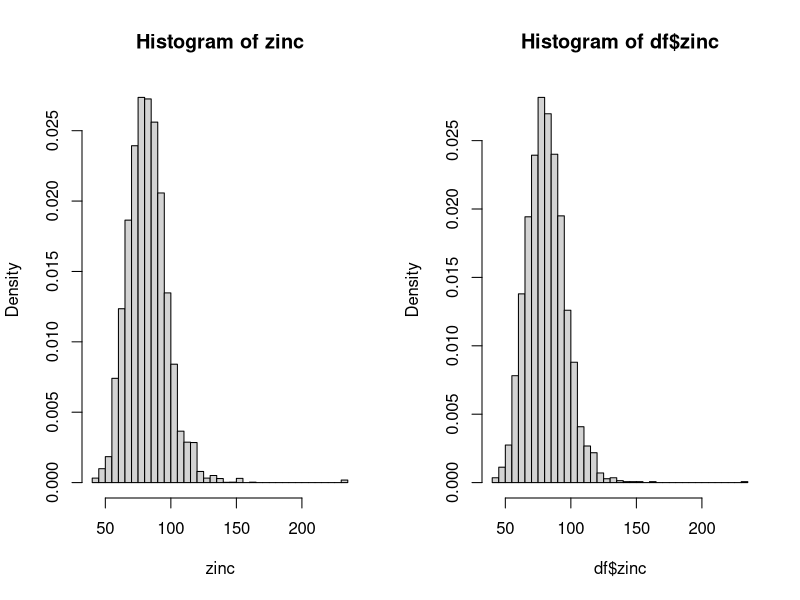
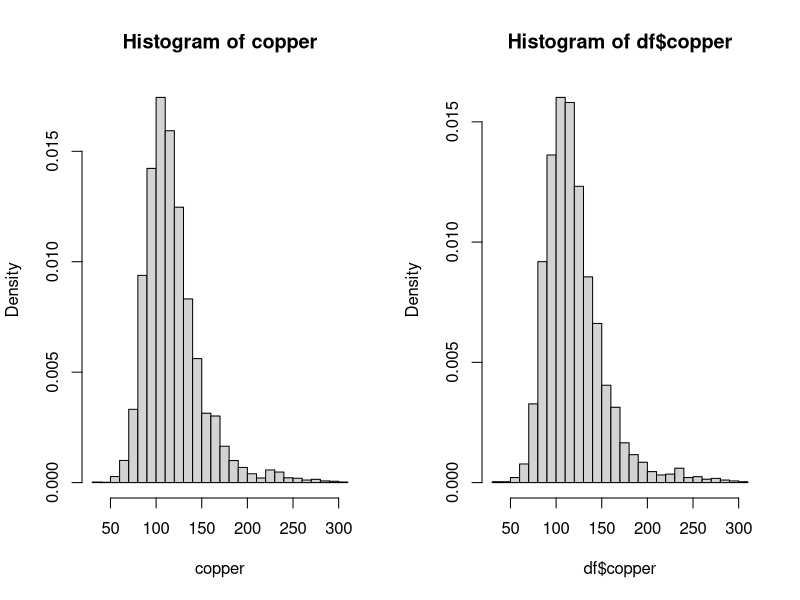
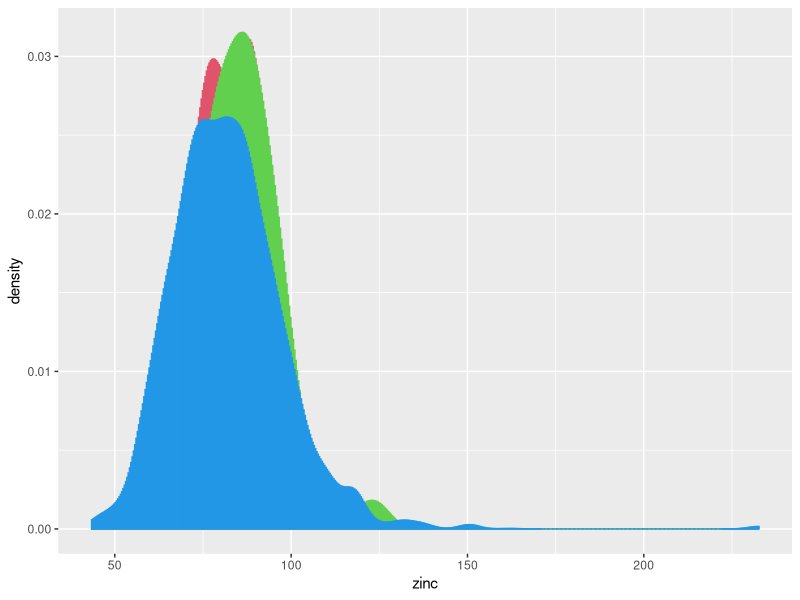
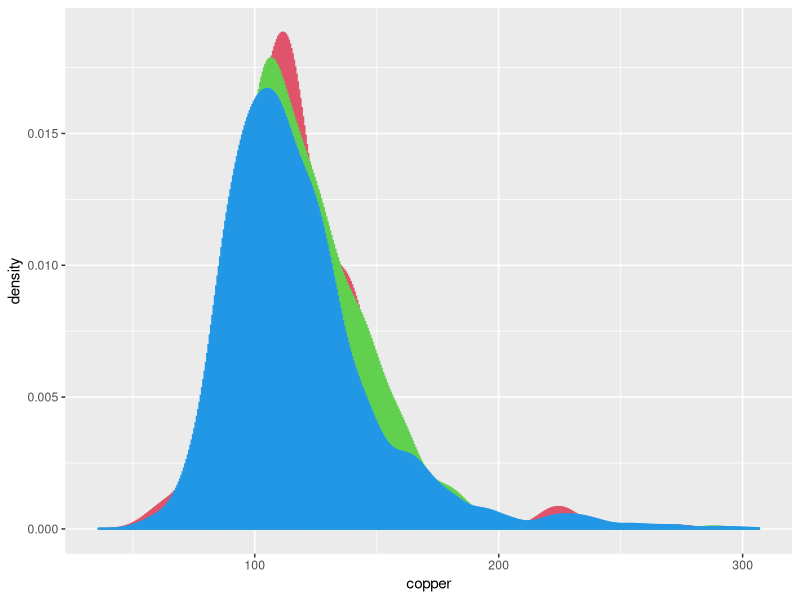

Generate these figures, in order, with R: (Note: this script raises an error after producing the figures.)
## ---- chunk 1
library(foreign)
library(survey)
library(tidyverse)
library(stringr)
library(ggplot2)
## ---- chunk 2
# grabbing our finalized data sheet from generated from our processing script earlier
df <- read.csv("../Data/processed_metal_data.csv")
## ---- chunk 3
# setting a var to factor and removing the csv artifact column
df$tinnitus_type <- as.factor(df$tinnitus_type)
df <- select(df, -X)
## ---- chunk 4
tinnitus_design <- svydesign(data = df, id = ~psu, strata = ~stratum, weights = ~combined_subsample_weight, nest = TRUE)
## ---- chunk 5
# proof of concept
#ggplot() +
#  geom_histogram(data = df[df$tinnitus_type == 1,], mapping = aes(x = zinc)) +
#  geom_histogram(data = df[df$tinnitus_type == 2,], mapping = aes(x = zinc)) +
#  geom_histogram(data = df[df$tinnitus_type == 3,], mapping = aes(x = zinc))
## ---- chunk 6
lmzn <- svyglm(zinc ~ tinnitus_type + age_group + ethnicity + sex, design = tinnitus_design)
summary(lmzn)

lmcu <- svyglm(copper ~ tinnitus_type + age_group + ethnicity + sex, design = tinnitus_design)
summary(lmcu)
## ---- chunk 7
par(mfrow = c(1, 2))
svyhist(~zinc, design = tinnitus_design, breaks = 30)
hist(df$zinc, freq = FALSE, breaks = 30)

par(mfrow = c(1, 2))
svyhist(~copper, design = tinnitus_design, breaks = 30)
hist(df$copper, freq = FALSE, breaks = 30)

weight <- df$combined_subsample_weight

ct <- filter(df, tinnitus_type == 1)
at <- filter(df, tinnitus_type == 2)
nt <- filter(df, tinnitus_type == 3)

ctweight <- ct$combined_subsample_weight
atweight <- at$combined_subsample_weight
ntweight <- nt$combined_subsample_weight

ggplot() +
  geom_histogram(data = ct, mapping = aes(x = zinc, weight = ctweight), stat = "density", color = 2, alpha = .7) +
  geom_histogram(data = at, mapping = aes(x = zinc, weight = atweight), stat = "density", color = 3, alpha = .7) +
  geom_histogram(data = nt, mapping = aes(x = zinc, weight = ntweight), stat = "density", color = 4, alpha = .7)

ggplot() +
  geom_histogram(data = ct, mapping = aes(x = copper, weight = ctweight), stat = "density", color = 2, alpha = .7) +
  geom_histogram(data = at, mapping = aes(x = copper, weight = atweight), stat = "density", color = 3, alpha = .7) +
  geom_histogram(data = nt, mapping = aes(x = copper, weight = ntweight), stat = "density", color = 4, alpha = .7)

## ---- chunk 8
mypreds <- predict(lm1, newdata = df, type = "response")
mypreds
ggplot(data = df) +
  geom_histogram(aes(x = mypreds))
## ---- chunk 9
sextest <- chisq.test(df$sex, df$tinnitus_type)
sextest$observed
sextest

agetest <- chisq.test(df$age_group, df$tinnitus_type)
agetest$observed
agetest

ethtest <- chisq.test(df$ethnicity, df$tinnitus_type)
ethtest$observed
ethtest
## ---- chunk 10
svyttest(zinc_deficiency~tinnitus_any, design = tinnitus_design)

#tinnitus_design %>%
#  subset(tinnitus_any == 1) %>%
#  svymean(~`zinc_ug/dL`, .)
#tinnitus_design %>%
#  subset(tinnitus_any != 1) %>%
#  svymean(~`zinc_ug/dL`, .)
#tinnitus_design %>%
#  subset(tinnitus_any == 1) %>%
#  svymean(~zinc_deficiency, .)
#tinnitus_design %>%
#  subset(tinnitus_any != 1) %>%
#  svymean(~zinc_deficiency, .)


logit1 <- svyglm(formula = zinc_deficiency ~ tinnitus_any + sex + ethnicity + speech_in_noise + non_work_noise + firearms + work_noise + age_group, family = quasibinomial, design = tinnitus_design, na.action = na.omit)

logit2 <- svyglm(formula = zinc_deficiency ~ tinnitus_any + sex + ethnicity + age_group + speech_in_noise, family = quasibinomial, design = tinnitus_design, na.action = na.omit)

summary(logit1, correlation = TRUE)
anova(logit1)

summary(logit2, correlation = TRUE)

exp(cbind(OR = coef(logit2), confint.default(logit2)))

logit3 <- svyglm(formula = copper_deficiency ~ tinnitus_any + sex + ethnicity + age_group + speech_in_noise, family = quasibinomial, design = tinnitus_design, na.action = na.omit)

summary(logit3)
exp(cbind(OR = coef(logit3), confint.default(logit3)))



#svyttest(`zinc_ug/dL`~tinnitus_any, design = tinnitus_design, alternative = "two.sided", paired = TRUE, conf.level = .95)

multilin2 <- svyglm(formula = `zinc_ug/dL` ~ tinnitus_any + sex + ethnicity + age_group + speech_in_noise, design = tinnitus_design, na.action = na.omit)

summary(multilin2, correlation = TRUE)

multilin3 <- svyglm(formula = `copper_ug/dL` ~ tinnitus_any + sex + ethnicity + age_group + speech_in_noise, design = tinnitus_design, na.action = na.omit)

summary(multilin3)


## ---- chunk 11
subset(tinnitus_design, tinnitus_any == 0) %>%
  svyhist(formula = ~`zinc_ug/dL`, design = ., breaks = 300)

subset(tinnitus_design, tinnitus_any == 1) %>%
  svyhist(formula = ~`zinc_ug/dL`, design = ., breaks = 300)
## ---- chunk 12
subset(tinnitus_design, tinnitus_any == 0) %>%
  svymean(~zinc_deficiency, .)

subset(tinnitus_design, tinnitus_any == 1) %>%
  svymean(~zinc_deficiency, .)

subset(tinnitus_design, tinnitus_any == 0) %>%
  svymean(~copper_deficiency, .)

subset(tinnitus_design, tinnitus_any == 1) %>%
  svymean(~copper_deficiency, .)

## ---- chunk 13
deficient_tbl <- tibble("tinnitus" = c(9.807, 0.621, 0.145), "no tinnitus" = c(15.664, 0.604, 0.374))

ggplot(data = deficient_tbl, mapping = aes(x =  ))
## ---- chunk 14
zincresid <- rstandard(multilin2)
shapiro.test(zincresid)

hist(zincresid, breaks = 100)
hist(zinc_norm$chosen_transform$x.t, breaks = 100)

zinc_norm <-bestNormalize(zinc_refactor$`zinc_ug/dL`)

zinc_chosen <- zinc_norm$chosen_transform$x.t

zinc_norm_df <- zinc_refactor %>%
  mutate(
    "zinc_norm" = `zinc_chosen`
  )

zinc_norm_subset_df <- zinc_norm_df %>%
  filter(!is.na(zinc_norm))



copper_norm <-bestNormalize(zinc_refactor$`copper_ug/dL`)

copper_chosen <- copper_norm$chosen_transform$x.t

copper_norm_df <- zinc_refactor %>%
  mutate(
    "copper_norm" = `copper_chosen`
  )

copper_norm_subset_df <- copper_norm_df %>%
  filter(!is.na(copper_norm))


norm_data <- full_join(zinc_norm_subset_df, copper_norm_subset_df)

normed_design <- svydesign(data = norm_data, id = ~psu, strata = ~stratum, weights = ~combined_subsample_weight, nest = TRUE) %>%
  subset(!is.na(tinnitus_any))


normed_lin_zinc <- svyglm(formula = zinc_norm ~ tinnitus_any + sex + ethnicity + age_yrs, design = normed_design, na.action = na.omit)

normed_lin_cu <- svyglm(formula = copper_norm ~ tinnitus_any + sex + ethnicity + age_yrs, design = normed_design, na.action = na.omit)

summary(normed_lin_zinc)
summary(normed_lin_cu)


norm_zinc_resid <- rstandard(normed_lin_zinc)
shapiro.test(norm_zinc_resid)
hist(norm_zinc_resid, breaks = 100)


cu_no_outlier <-  normed_design%>%
  subset(copper_norm > -15)

cu_lin_no_outlier <- svyglm(formula = copper_norm ~ tinnitus_any + sex + ethnicity + age_yrs, design = cu_no_outlier, na.action = na.omit)
  
norm_cu_resid <- rstandard(cu_lin_no_outlier)
shapiro.test(norm_cu_resid)
hist(norm_cu_resid, breaks = 100)

## ---- chunk 15
svyhist(~`zinc_ug/dL`, design = tinnitus_design, breaks = 50)
